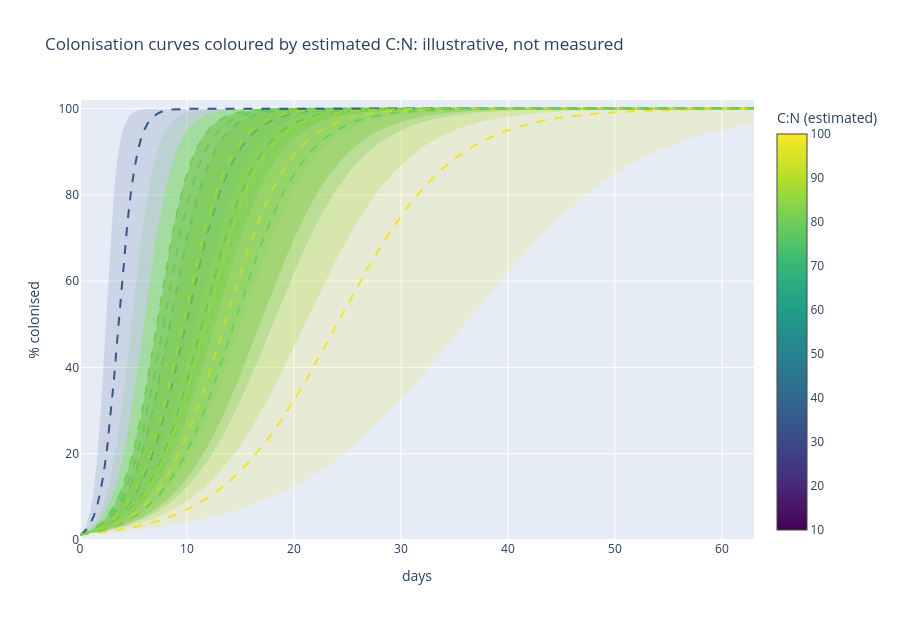

Notebook cell for this chart:
### Code cell
# estimated C:N of the mix, one whole number per row (first-named recipe), read in section 0's raw table
df["cn_mix_estimated"] = raw["cn_mix_estimated"]
CN_MIN, CN_MAX = 10, 100


def cn_figure(slider=False):
    """Same S-curves and band as curve_figure, coloured by cn_mix_estimated on a continuous scale."""
    def cn_colour(v):
        return px.colors.sample_colorscale("Viridis", (v - CN_MIN) / (CN_MAX - CN_MIN))[0]

    fig = go.Figure()
    fig.add_scatter(x=[None], y=[None], mode="markers", showlegend=False, hoverinfo="skip",   # carries the colour bar
                    marker=dict(color=[CN_MIN, CN_MAX], cmin=CN_MIN, cmax=CN_MAX, colorscale="Viridis",
                                colorbar=dict(title="C:N (estimated)"), showscale=True))
    species_traces = []
    for i, r in df.iterrows():
        col = cn_colour(r.cn_mix_estimated)
        first = len(fig.data)
        fig.add_scatter(x=DAYS, y=logistic_curve(DAYS, r.days_min), mode="lines", line=dict(width=0),
                        showlegend=False, hoverinfo="skip")
        fig.add_scatter(x=DAYS, y=logistic_curve(DAYS, r.days_max), mode="lines", line=dict(width=0),
                        fill="tonexty", fillcolor=with_alpha(col, 0.15), showlegend=False, hoverinfo="skip")
        fig.add_scatter(x=DAYS, y=logistic_curve(DAYS, r.days_typ), mode="lines", line=dict(color=col, dash="dash", width=2),
                        name=r.label, showlegend=False,
                        hovertemplate=f"{r.label}<br>C:N {r.cn_mix_estimated:.0f} (estimated)<br>day %{{x:.0f}}: %{{y:.0f}}%<extra></extra>")
        species_traces.append((first, i))
    title = "Colonisation curves coloured by estimated C:N: illustrative, not measured"
    if slider:
        title = "illustrative curves, estimated C:N"
        steps = []
        for V in range(10, 101, 5):
            vis = [True] + [False] * (len(fig.data) - 1)
            for first, i in species_traces:
                if abs(df.loc[i, "cn_mix_estimated"] - V) <= 10:
                    vis[first:first + 3] = [True] * 3
            n = sum(vis[first] for first, _ in species_traces)
            steps.append(dict(method="update", label=str(V), args=[{"visible": vis}, {"title.text": f"{title} | C:N {V} ±10: {n} species"}]))
        start = steps.index(next(s for s in steps if s["label"] == "50"))
        fig.update_layout(sliders=[dict(active=start, currentvalue=dict(prefix="C:N (estimated): "), steps=steps, pad=dict(t=40))])
        for tr, v in zip(fig.data, steps[start]["args"][0]["visible"]):
            tr.visible = v
        title = steps[start]["args"][1]["title.text"]
    fig.update_layout(title=title, xaxis_title="days", yaxis_title="% colonised", yaxis_range=[0, 102], height=620)
    return fig


cn_figure().show()

### Figure 1 — Plotly figure (JSON) as saved in the notebook; plotly's stock layout.template omitted (floating-point values rounded to 4 significant figures; data arrays with more than 128 entries replaced by an {"elided": "..."} marker saying what was removed)
{"data": [{"hoverinfo": "skip", "marker": {"cmax": 100, "cmin": 10, "color": [10, 100], "colorbar": {"title": {"text": "C:N (estimated)"}}, "colorscale": [[0, "#440154"], [0.1111, "#482878"], [0.2222, "#3e4989"], [0.3333, "#31688e"], [0.4444, "#26828e"], [0.5556, "#1f9e89"], [0.6667, "#35b779"], [0.7778, "#6ece58"], [0.8889, "#b5de2b"], [1, "#fde725"]], "showscale": true}, "mode": "markers", "showlegend": false, "type": "scatter", "x": [null], "y": [null]}, {"hoverinfo": "skip", "line": {"width": 0}, "mode": "lines", "showlegend": false, "type": "scatter", "x": {"elided": "200 float values"}, "y": {"elided": "200 float values"}}, {"fill": "tonexty", "fillcolor": "rgba(42,171,129,0.15)", "hoverinfo": "skip", "line": {"width": 0}, "mode": "lines", "showlegend": false, "type": "scatter", "x": {"elided": "200 float values"}, "y": {"elided": "200 float values"}}, {"hovertemplate": "Pleurotus spp. / P. cornucopiae<br>C:N 65 (estimated)<br>day %{x:.0f}: %{y:.0f}%<extra></extra>", "line": {"color": "rgb(42, 171, 129)", "dash": "dash", "width": 2}, "mode": "lines", "name": "Pleurotus spp. / P. cornucopiae", "showlegend": false, "type": "scatter", "x": {"elided": "200 float values"}, "y": {"elided": "200 float values"}}, {"hoverinfo": "skip", "line": {"width": 0}, "mode": "lines", "showlegend": false, "type": "scatter", "x": {"elided": "200 float values"}, "y": {"elided": "200 float values"}}, {"fill": "tonexty", "fillcolor": "rgba(110,206,88,0.15)", "hoverinfo": "skip", "line": {"width": 0}, "mode": "lines", "showlegend": false, "type": "scatter", "x": {"elided": "200 float values"}, "y": {"elided": "200 float values"}}, {"hovertemplate": "Pleurotus ostreatus #1<br>C:N 80 (estimated)<br>day %{x:.0f}: %{y:.0f}%<extra></extra>", "line": {"color": "rgb(110, 206, 88)", "dash": "dash", "width": 2}, "mode": "lines", "name": "Pleurotus ostreatus #1", "showlegend": false, "type": "scatter", "x": {"elided": "200 float values"}, "y": {"elided": "200 float values"}}, {"hoverinfo": "skip", "line": {"width": 0}, "mode": "lines", "showlegend": false, "type": "scatter", "x": {"elided": "200 float values"}, "y": {"elided": "200 float values"}}, {"fill": "tonexty", "fillcolor": "rgba(110,206,88,0.15)", "hoverinfo": "skip", "line": {"width": 0}, "mode": "lines", "showlegend": false, "type": "scatter", "x": {"elided": "200 float values"}, "y": {"elided": "200 float values"}}, {"hovertemplate": "Pleurotus pulmonarius<br>C:N 80 (estimated)<br>day %{x:.0f}: %{y:.0f}%<extra></extra>", "line": {"color": "rgb(110, 206, 88)", "dash": "dash", "width": 2}, "mode": "lines", "name": "Pleurotus pulmonarius", "showlegend": false, "type": "scatter", "x": {"elided": "200 float values"}, "y": {"elided": "200 float values"}}, {"hoverinfo": "skip", "line": {"width": 0}, "mode": "lines", "showlegend": false, "type": "scatter", "x": {"elided": "200 float values"}, "y": {"elided": "200 float values"}}, {"fill": "tonexty", "fillcolor": "rgba(239,229,38,0.15)", "hoverinfo": "skip", "line": {"width": 0}, "mode": "lines", "showlegend": false, "type": "scatter", "x": {"elided": "200 float values"}, "y": {"elided": "200 float values"}}, {"hovertemplate": "Pleurotus eryngii<br>C:N 98 (estimated)<br>day %{x:.0f}: %{y:.0f}%<extra></extra>", "line": {"color": "rgb(239, 229, 38)", "dash": "dash", "width": 2}, "mode": "lines", "name": "Pleurotus eryngii", "showlegend": false, "type": "scatter", "x": {"elided": "200 float values"}, "y": {"elided": "200 float values"}}, {"hoverinfo": "skip", "line": {"width": 0}, "mode": "lines", "showlegend": false, "type": "scatter", "x": {"elided": "200 float values"}, "y": {"elided": "200 float values"}}, {"fill": "tonexty", "fillcolor": "rgba(57,85,139,0.15)", "hoverinfo": "skip", "line": {"width": 0}, "mode": "lines", "showlegend": false, "type": "scatter", "x": {"elided": "200 float values"}, "y": {"elided": "200 float values"}}, {"hovertemplate": "Pleurotus spp. #4<br>C:N 34 (estimated)<br>day %{x:.0f}: %{y:.0f}%<extra></extra>", "line": {"color": "rgb(57, 85, 139)", "dash": "dash", "width": 2}, "mode": "lines", "name": "Pleurotus spp. #4", "showlegend": false, "type": "scatter", "x": {"elided": "200 float values"}, "y": {"elided": "200 float values"}}, {"hoverinfo": "skip", "line": {"width": 0}, "mode": "lines", "showlegend": false, "type": "scatter", "x": {"elided": "200 float values"}, "y": {"elided": "200 float values"}}, {"fill": "tonexty", "fillcolor": "rgba(110,206,88,0.15)", "hoverinfo": "skip", "line": {"width": 0}, "mode": "lines", "showlegend": false, "type": "scatter", "x": {"elided": "200 float values"}, "y": {"elided": "200 float values"}}, {"hovertemplate": "Pleurotus ostreatus & warm Pleurotus spp.<br>C:N 80 (estimated)<br>day %{x:.0f}: %{y:.0f}%<extra></extra>", "line": {"color": "rgb(110, 206, 88)", "dash": "dash", "width": 2}, "mode": "lines", "name": "Pleurotus ostreatus & warm Pleurotus spp.", "showlegend": false, "type": "scatter", "x": {"elided": "200 float values"}, "y": {"elided": "200 float values"}}, {"hoverinfo": "skip", "line": {"width": 0}, "mode": "lines", "showlegend": false, "type": "scatter", "x": {"elided": "200 float values"}, "y": {"elided": "200 float values"}}, {"fill": "tonexty", "fillcolor": "rgba(110,206,88,0.15)", "hoverinfo": "skip", "line": {"width": 0}, "mode": "lines", "showlegend": false, "type": "scatter", "x": {"elided": "200 float values"}, "y": {"elided": "200 float values"}}, {"hovertemplate": "Pleurotus florida / P. sajor-caju<br>C:N 80 (estimated)<br>day %{x:.0f}: %{y:.0f}%<extra></extra>", "line": {"color": "rgb(110, 206, 88)", "dash": "dash", "width": 2}, "mode": "lines", "name": "Pleurotus florida / P. sajor-caju", "showlegend": false, "type": "scatter", "x": {"elided": "200 float values"}, "y": {"elided": "200 float values"}}, {"hoverinfo": "skip", "line": {"width": 0}, "mode": "lines", "showlegend": false, "type": "scatter", "x": {"elided": "200 float values"}, "y": {"elided": "200 float values"}}, {"fill": "tonexty", "fillcolor": "rgba(110,206,88,0.15)", "hoverinfo": "skip", "line": {"width": 0}, "mode": "lines", "showlegend": false, "type": "scatter", "x": {"elided": "200 float values"}, "y": {"elided": "200 float values"}}, {"hovertemplate": "Pleurotus spp. #7<br>C:N 80 (estimated)<br>day %{x:.0f}: %{y:.0f}%<extra></extra>", "line": {"color": "rgb(110, 206, 88)", "dash": "dash", "width": 2}, "mode": "lines", "name": "Pleurotus spp. #7", "showlegend": false, "type": "scatter", "x": {"elided": "200 float values"}, "y": {"elided": "200 float values"}}, {"hoverinfo": "skip", "line": {"width": 0}, "mode": "lines", "showlegend": false, "type": "scatter", "x": {"elided": "200 float values"}, "y": {"elided": "200 float values"}}, {"fill": "tonexty", "fillcolor": "rgba(35,163,134,0.15)", "hoverinfo": "skip", "line": {"width": 0}, "mode": "lines", "showlegend": false, "type": "scatter", "x": {"elided": "200 float values"}, "y": {"elided": "200 float values"}}, {"hovertemplate": "Pleurotus spp. #8<br>C:N 62 (estimated)<br>day %{x:.0f}: %{y:.0f}%<extra></extra>", "line": {"color": "rgb(35, 163, 134)", "dash": "dash", "width": 2}, "mode": "lines", "name": "Pleurotus spp. #8", "showlegend": false, "type": "scatter", "x": {"elided": "200 float values"}, "y": {"elided": "200 float values"}}, {"hoverinfo": "skip", "line": {"width": 0}, "mode": "lines", "showlegend": false, "type": "scatter", "x": {"elided": "200 float values"}, "y": {"elided": "200 float values"}}, {"fill": "tonexty", "fillcolor": "rgba(110,206,88,0.15)", "hoverinfo": "skip", "line": {"width": 0}, "mode": "lines", "showlegend": false, "type": "scatter", "x": {"elided": "200 float values"}, "y": {"elided": "200 float values"}}, {"hovertemplate": "Pleurotus ostreatus #9<br>C:N 80 (estimated)<br>day %{x:.0f}: %{y:.0f}%<extra></extra>", "line": {"color": "rgb(110, 206, 88)", "dash": "dash", "width": 2}, "mode": "lines", "name": "Pleurotus ostreatus #9", "showlegend": false, "type": "scatter", "x": {"elided": "200 float values"}, "y": {"elided": "200 float values"}}, {"hoverinfo": "skip", "line": {"width": 0}, "mode": "lines", "showlegend": false, "type": "scatter", "x": {"elided": "200 float values"}, "y": {"elided": "200 float values"}}, {"fill": "tonexty", "fillcolor": "rgba(239,229,38,0.15)", "hoverinfo": "skip", "line": {"width": 0}, "mode": "lines", "showlegend": false, "type": "scatter", "x": {"elided": "200 float values"}, "y": {"elided": "200 float values"}}, {"hovertemplate": "Lentinula edodes<br>C:N 98 (estimated)<br>day %{x:.0f}: %{y:.0f}%<extra></extra>", "line": {"color": "rgb(239, 229, 38)", "dash": "dash", "width": 2}, "mode": "lines", "name": "Lentinula edodes", "showlegend": false, "type": "scatter", "x": {"elided": "200 float values"}, "y": {"elided": "200 float values"}}, {"hoverinfo": "skip", "line": {"width": 0}, "mode": "lines", "showlegend": false, "type": "scatter", "x": {"elided": "200 float values"}, "y": {"elided": "200 float values"}}, {"fill": "tonexty", "fillcolor": "rgba(99,201,95,0.15)", "hoverinfo": "skip", "line": {"width": 0}, "mode": "lines", "showlegend": false, "type": "scatter", "x": {"elided": "200 float values"}, "y": {"elided": "200 float values"}}, {"hovertemplate": "Hericium erinaceus<br>C:N 78 (estimated)<br>day %{x:.0f}: %{y:.0f}%<extra></extra>", "line": {"color": "rgb(99, 201, 95)", "dash": "dash", "width": 2}, "mode": "lines", "name": "Hericium erinaceus", "showlegend": false, "type": "scatter", "x": {"elided": "200 float values"}, "y": {"elided": "200 float values"}}, {"hoverinfo": "skip", "line": {"width": 0}, "mode": "lines", "showlegend": false, "type": "scatter", "x": {"elided": "200 float values"}, "y": {"elided": "200 float values"}}, {"fill": "tonexty", "fillcolor": "rgba(110,206,88,0.15)", "hoverinfo": "skip", "line": {"width": 0}, "mode": "lines", "showlegend": false, "type": "scatter", "x": {"elided": "200 float values"}, "y": {"elided": "200 float values"}}, {"hovertemplate": "Ganoderma lucidum / G. lingzhi<br>C:N 80 (estimated)<br>day %{x:.0f}: %{y:.0f}%<extra></extra>", "line": {"color": "rgb(110, 206, 88)", "dash": "dash", "width": 2}, "mode": "lines", "name": "Ganoderma lucidum / G. lingzhi", "showlegend": false, "type": "scatter", "x": {"elided": "200 float values"}, "y": {"elided": "200 float values"}}, {"hoverinfo": "skip", "line": {"width": 0}, "mode": "lines", "showlegend": false, "type": "scatter", "x": {"elided": "200 float values"}, "y": {"elided": "200 float values"}}, {"fill": "tonexty", "fillcolor": "rgba(153,216,61,0.15)", "hoverinfo": "skip", "line": {"width": 0}, "mode": "lines", "showlegend": false, "type": "scatter", "x": {"elided": "200 float values"}, "y": {"elided": "200 float values"}}, {"hovertemplate": "Flammulina velutipes<br>C:N 86 (estimated)<br>day %{x:.0f}: %{y:.0f}%<extra></extra>", "line": {"color": "rgb(153, 216, 61)", "dash": "dash", "width": 2}, "mode": "lines", "name": "Flammulina velutipes", "showlegend": false, "type": "scatter", "x": {"elided": "200 float values"}, "y": {"elided": "200 float values"}}, {"hoverinfo": "skip", "line": {"width": 0}, "mode": "lines", "showlegend": false, "type": "scatter", "x": {"elided": "200 float values"}, "y": {"elided": "200 float values"}}, {"fill": "tonexty", "fillcolor": "rgba(57,85,139,0.15)", "hoverinfo": "skip", "line": {"width": 0}, "mode": "lines", "showlegend": false, "type": "scatter", "x": {"elided": "200 float values"}, "y": {"elided": "200 float values"}}, {"hovertemplate": "Volvariella volvacea<br>C:N 34 (estimated)<br>day %{x:.0f}: %{y:.0f}%<extra></extra>", "line": {"color": "rgb(57, 85, 139)", "dash": "dash", "width": 2}, "mode": "lines", "name": "Volvariella volvacea", "showlegend": false, "type": "scatter", "x": {"elided": "200 float values"}, "y": {"elided": "200 float values"}}, {"hoverinfo": "skip", "line": {"width": 0}, "mode": "lines", "showlegend": false, "type": "scatter", "x": {"elided": "200 float values"}, "y": {"elided": "200 float values"}}, {"fill": "tonexty", "fillcolor": "rgba(160,217,56,0.15)", "hoverinfo": "skip", "line": {"width": 0}, "mode": "lines", "showlegend": false, "type": "scatter", "x": {"elided": "200 float values"}, "y": {"elided": "200 float values"}}, {"hovertemplate": "Cyclocybe aegerita / Agrocybe cylindracea<br>C:N 87 (estimated)<br>day %{x:.0f}: %{y:.0f}%<extra></extra>", "line": {"color": "rgb(160, 217, 56)", "dash": "dash", "width": 2}, "mode": "lines", "name": "Cyclocybe aegerita / Agrocybe cylindracea", "showlegend": false, "type": "scatter", "x": {"elided": "200 float values"}, "y": {"elided": "200 float values"}}, {"hoverinfo": "skip", "line": {"width": 0}, "mode": "lines", "showlegend": false, "type": "scatter", "x": {"elided": "200 float values"}, "y": {"elided": "200 float values"}}, {"fill": "tonexty", "fillcolor": "rgba(239,229,38,0.15)", "hoverinfo": "skip", "line": {"width": 0}, "mode": "lines", "showlegend": false, "type": "scatter", "x": {"elided": "200 float values"}, "y": {"elided": "200 float values"}}, {"hovertemplate": "Grifola frondosa<br>C:N 98 (estimated)<br>day %{x:.0f}: %{y:.0f}%<extra></extra>", "line": {"color": "rgb(239, 229, 38)", "dash": "dash", "width": 2}, "mode": "lines", "name": "Grifola frondosa", "showlegend": false, "type": "scatter", "x": {"elided": "200 float values"}, "y": {"elided": "200 float values"}}, {"hoverinfo": "skip", "line": {"width": 0}, "mode": "lines", "showlegend": false, "type": "scatter", "x": {"elided": "200 float values"}, "y": {"elided": "200 float values"}}, {"fill": "tonexty", "fillcolor": "rgba(110,206,88,0.15)", "hoverinfo": "skip", "line": {"width": 0}, "mode": "lines", "showlegend": false, "type": "scatter", "x": {"elided": "200 float values"}, "y": {"elided": "200 float values"}}, {"hovertemplate": "Auricularia spp.<br>C:N 80 (estimated)<br>day %{x:.0f}: %{y:.0f}%<extra></extra>", "line": {"color": "rgb(110, 206, 88)", "dash": "dash", "width": 2}, "mode": "lines", "name": "Auricularia spp.", "showlegend": false, "type": "scatter", "x": {"elided": "200 float values"}, "y": {"elided": "200 float values"}}], "layout": {"height": 620, "title": {"text": "Colonisation curves coloured by estimated C:N: illustrative, not measured"}, "xaxis": {"title": {"text": "days"}}, "yaxis": {"range": [0, 102], "title": {"text": "% colonised"}}}}
